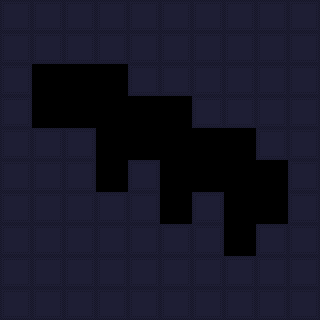

This is a level from a 2D game, rendered from its Tiled map with the project's own tilesets. A one-line summary and the complete map file follow:
An orthogonal 10x10 tile map with 32x32 px tiles, 1 tile layer (Tile Layer 1) and 5 objects.

<map version="1.2" tiledversion="1.3.5" orientation="orthogonal" renderorder="right-down" width="10" height="10" tilewidth="32" tileheight="32" infinite="0" nextlayerid="3" nextobjectid="7">
 <editorsettings>
  <export target="room_6_3.lua" format="lua" />
 </editorsettings>
 <tileset firstgid="1" source="../allTiles.tsx" />
 <layer id="1" name="Tile Layer 1" width="10" height="10">
  <data encoding="csv">
1,1,1,1,1,1,1,1,1,1,
1,1,1,1,1,1,1,1,1,1,
1,0,0,0,1,1,1,1,1,1,
1,0,0,0,0,0,1,1,1,1,
1,1,1,0,0,0,0,0,1,1,
1,1,1,0,1,0,0,0,0,1,
1,1,1,1,1,0,1,0,0,1,
1,1,1,1,1,1,1,0,1,1,
1,1,1,1,1,1,1,1,1,1,
1,1,1,1,1,1,1,1,1,1
</data>
 </layer>
 <objectgroup id="2" name="Object Layer 1">
  <object id="1" gid="6" x="96" y="192" width="32" height="32" />
  <object id="2" gid="6" x="160" y="224" width="32" height="32" />
  <object id="3" gid="6" x="224" y="256" width="32" height="32" />
  <object id="4" gid="4" x="256" y="224" width="32" height="32" />
  <object id="5" gid="2" x="32" y="128" width="32" height="32" />
 </objectgroup>
</map>
